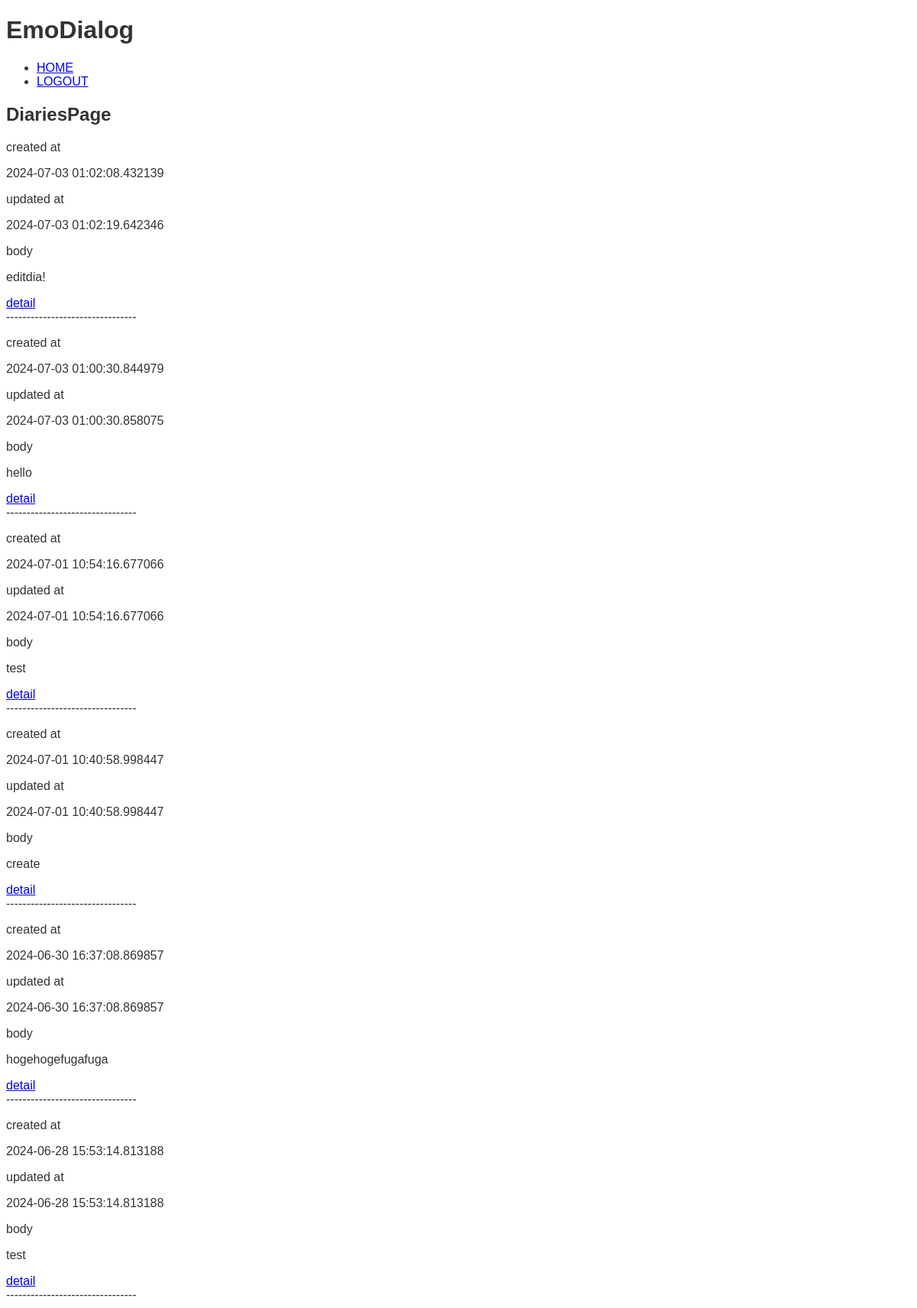
Page /diaries (signed in) on the earlier database version.
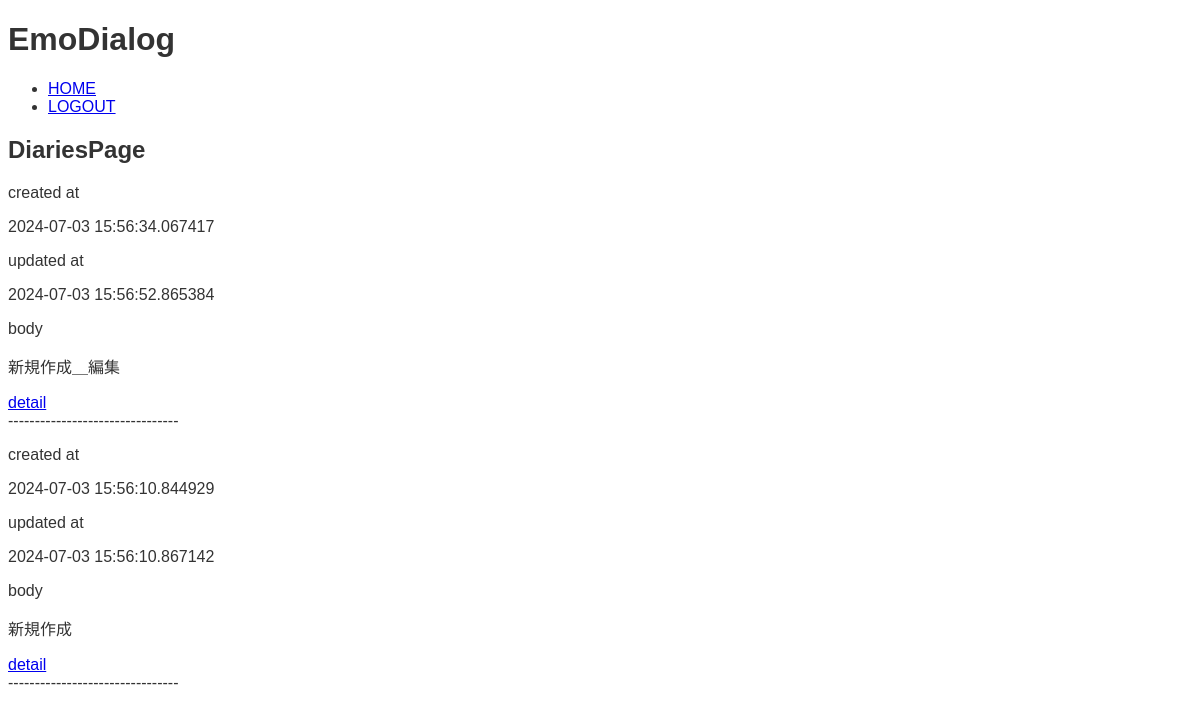
Same page on the later database version.
### app/models.py (models this page shows)
class Diary(db.Model):
    id = db.Column(db.Integer, primary_key=True)
    user_id = db.Column(db.Integer, db.ForeignKey('user.id'), nullable=False)
    create_at = db.Column(
        db.DateTime,
        nullable=False,
        default=lambda: datetime.now(pytz.timezone('Asia/Tokyo'))
    )
    update_at = db.Column(
        db.DateTime,
        nullable=False,
        default=lambda: datetime.now(pytz.timezone('Asia/Tokyo')),
        onupdate=lambda: datetime.now(pytz.timezone('Asia/Tokyo'))
    )
    body = db.Column(db.String(500), nullable=False)
    response = db.Column(db.String(500))
    emotion = db.Column(db.String(100))
    emotion_degree = db.Column(db.Integer)

### app/app.py (the view)
@app.route("/diaries")
@login_required
def diariesPage():
    diaries = diaryController.get_user_diaries(current_user.id)
    return render_template('diaries.html', diaries=diaries)

### app/app.py (called while the page is built)
@login_manager.user_loader
def load_user(user_id):
    return userController.user_load_control(user_id)

### app/controllers.py (called while the page is built)
    def user_load_control(self, user_id):
        return User.query.get(user_id)

    def get_user_diaries(self, user_id: int):
        diaries = Diary.query.order_by(desc(Diary.create_at)).filter_by(user_id=user_id).all()
        return diaries

### app/templates/diaries.html
{% extends "base.html" %}
{% block content %}
<h2>DiariesPage</h2>
{% for diary in diaries %}
<article>
    <p>created at</p>
    <p>{{ diary.create_at }}</p>
    <p>updated at</p>
    <p>{{ diary.update_at }}</p>
    <p>body</p>
    {% if diary.body != "" %}
        <p>{{ diary.body }}</p>
    {% else %}
        <p>No Description</p>
    {% endif %}
    <a href="/diaries/{{ diary.id }}">detail</a>
</article>
--------------------------------</br>
{% endfor %}
{% endblock %}

### app/templates/base.html (shortened to what this page needs)
<!DOCTYPE html>
<html lang="ja">
<head>
    <link rel="stylesheet" href="{{ url_for('static', filename='css/style.css')}}">
</head>
<header>
    <h1>EmoDialog</h1>
    <nav>
        <ul>
            <li><a href="../../">HOME</a></li>
            <li><a href="../../logout">LOGOUT</a></li>
        </ul>
    </nav>
</header>
<body>
    {% block content %}
    {% endblock %}
</body>
</html>

### app/static/css/style.css (style rules this page uses)
body { font-family: "Noto Sans JP", sans-serif; color: #333; }

Differences in the rows shown:
removed Diary: create_at "2024-07-03 01:02:08.432139", update_at "2024-07-03 01:02:19.642346", body "editdia!"
removed Diary: create_at "2024-07-03 01:00:30.844979", update_at "2024-07-03 01:00:30.858075", body "hello"
removed Diary: create_at "2024-07-01 10:54:16.677066", update_at "2024-07-01 10:54:16.677066", body "test"
removed Diary: create_at "2024-07-01 10:40:58.998447", update_at "2024-07-01 10:40:58.998447", body "create"
removed Diary: create_at "2024-06-30 16:37:08.869857", update_at "2024-06-30 16:37:08.869857", body "hogehogefugafuga"
removed Diary: create_at "2024-06-28 15:53:14.813188", update_at "2024-06-28 15:53:14.813188", body "test"
added Diary: create_at "2024-07-03 15:56:34.067417", update_at "2024-07-03 15:56:52.865384", body "新規作成＿編集"
added Diary: create_at "2024-07-03 15:56:10.844929", update_at "2024-07-03 15:56:10.867142", body "新規作成"
